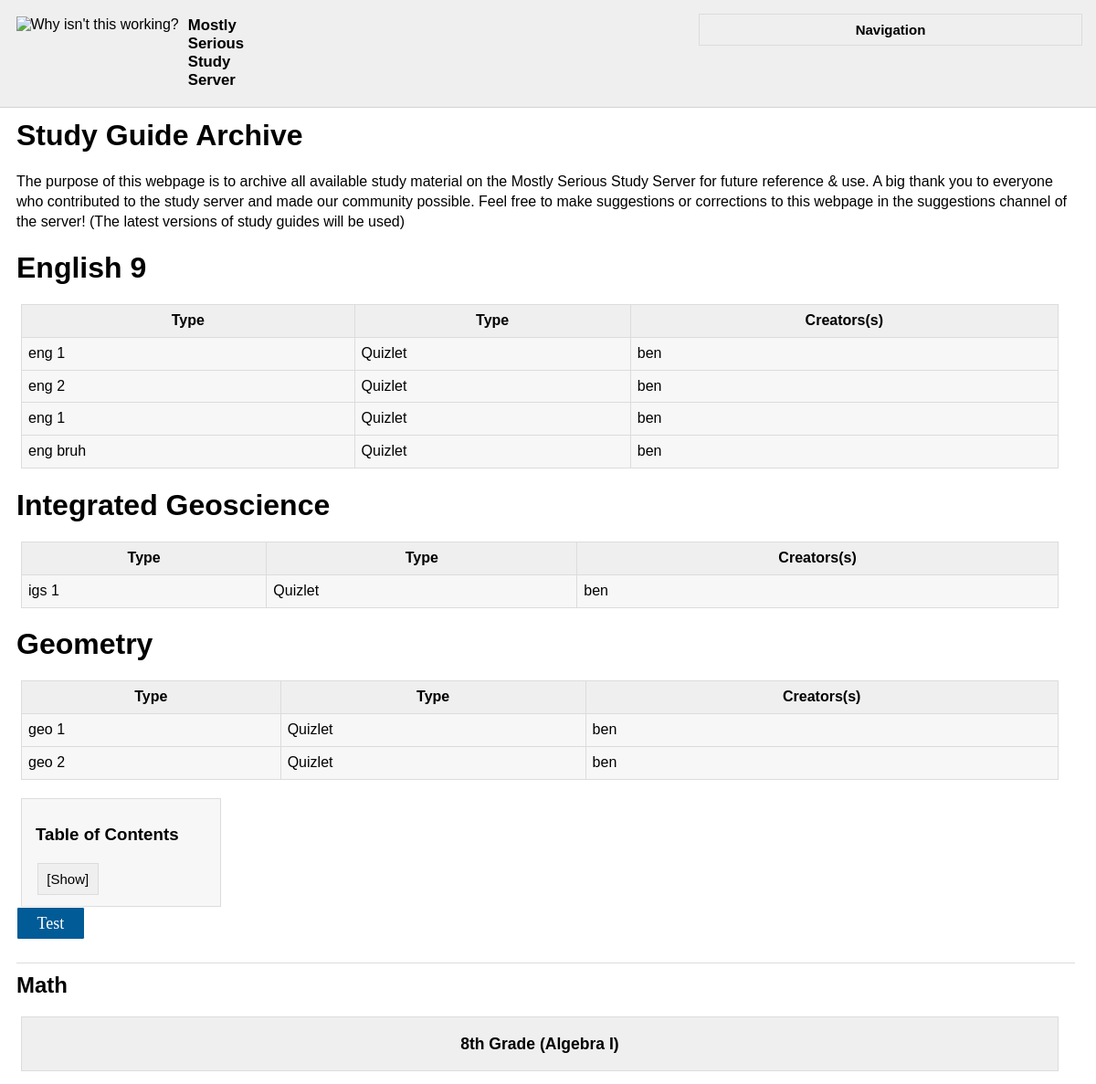
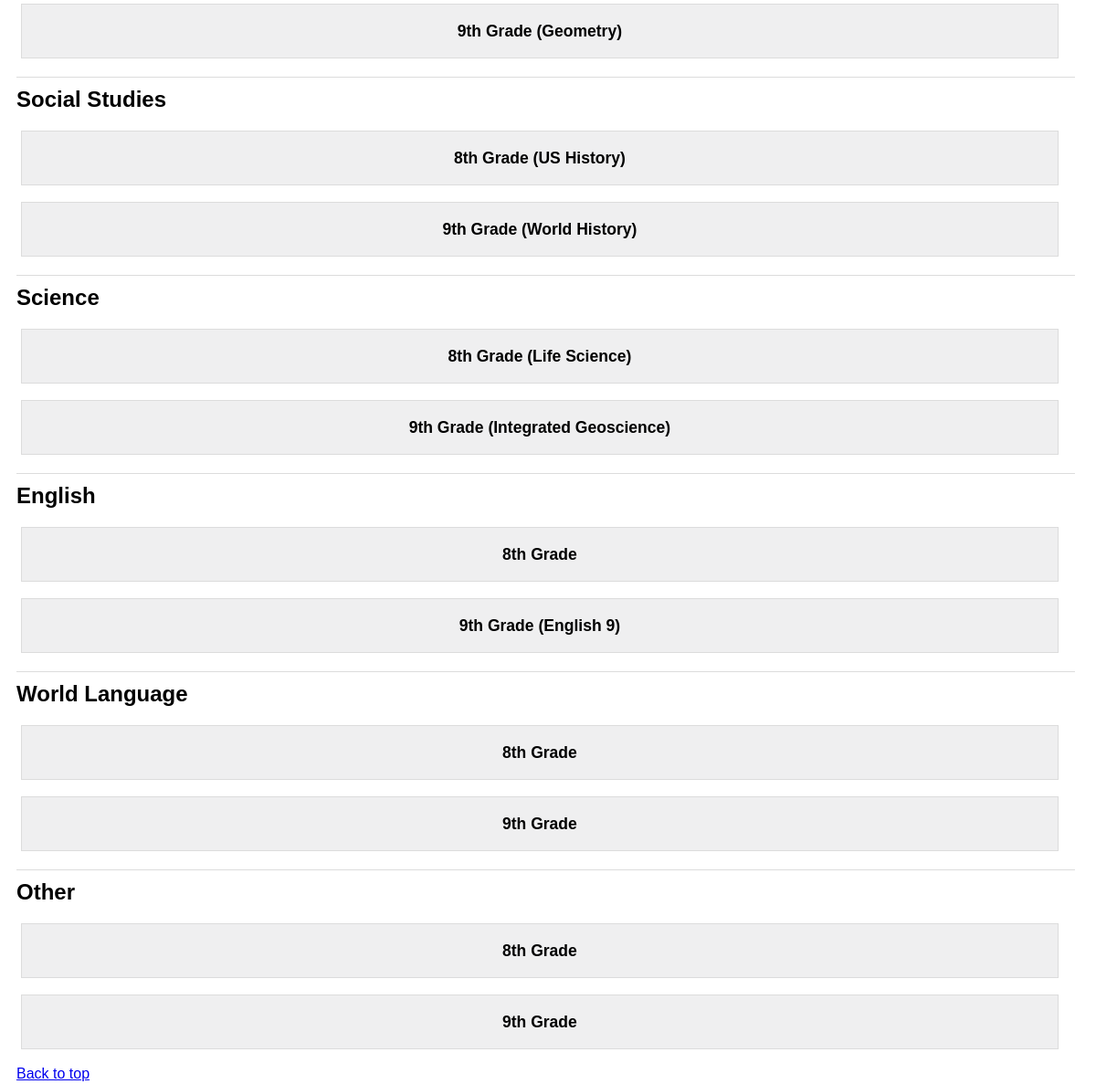
Page /archive on the committed database (2 pictures, top to bottom).
### tables this page shows
CREATE TABLE `subject` (
    `subjectId` INTEGER PRIMARY KEY NOT NULL,
    `subjectName` varchar(128) NOT NULL

);

CREATE TABLE `row` (
    `rowId` INTEGER PRIMARY KEY AUTOINCREMENT,
    `title` varchar(128) NOT NULL,
    `type` varchar(128) NOT NULL,
    `contributors` varchar(128) NOT NULL,
    `subjectId` varchar(128) NOT NULL

);

### main.py (the view)
@app.route('/archive', methods = ['GET'])
def archive():
    info = logic.getEverything()
    return render_template('archive.html', info = info)

### logic.py (called while the page is built)
def getEverything():
    subjects = conn.execute("SELECT subjectId FROM subject").fetchall()
    subjectNames = conn.execute("SELECT subjectName FROM subject").fetchall()
    rows = conn.execute("SELECT * FROM row").fetchall()
    print("subjects:")
    print(subjects)
    print("names:")
    print(subjectNames)
    print("rows:")
    print(rows)
    arr = [] # hold subject name
    for (sid, sname) in zip(subjects, subjectNames):
        print(sid, sname)
        r = conn.execute("SELECT * FROM row WHERE subjectId = " + str(sid[0])).fetchall()
        arr.append([sname[0], (r)])
    print(arr)
    return arr

### templates/archive.html (shortened to what this page needs)
<!DOCTYPE html>
<html>
  <head>
    <link href="{{ url_for('static', filename = 'css/archive.css') }}" rel="stylesheet" type="text/css" />
  </head>
  <body>
    <div id="text-txt"><h1 id="top">Study Guide Archive</h1>
    <p>The purpose of this webpage is to archive all available study material on the Mostly Serious Study Server for future reference & use. A big thank you to everyone who contributed to the study server and made our community possible. Feel free to make suggestions or corrections to this webpage in the suggestions channel of the server! (The latest versions of study guides will be used)</p>
      {% for i in info %}
        {% set name = i[0] %}
        {% set rows = i[1] %}
        <table>
        <h1>{{name}}</h1>
        <tr>
          <th>Type</th>
          <th>Type</th>
          <th>Creators(s)</th>
        </tr>
        {% for r in rows %}
          <tr>
            <td>{{r[1]}}</td>
            <td>{{r[2]}}</td>
            <td>{{r[3]}}</td>
          </tr>
        {% endfor %}
        </table>
      {% endfor %}
    <div id="TableOfContents"><h3>Table of Contents</h3>
    <button type="button" class="collapsibleTwo">[Show]</button>
    </div>
    <a href = '/submit-item' class = "cool_button">Test</a>
    <h2 id="math">Math</h2>
    <button type="button" class="collapsibleThree"><h3 id="mathgr8">8th Grade (Algebra I)</h3></button>
    <br>
    <button type="button" class="collapsibleThree"><h3 id="mathgr9">9th Grade (Geometry)</h3></button>
    <h2 id="social-studies">Social Studies</h2>
    <button type="button" class="collapsibleThree"><h3 id="socialstudiesgr8">8th Grade (US History)</h3></button>
    <br>
    <button type="button" class="collapsibleThree"><h3 id="socialstudiesgr9">9th Grade (World History)</h3></button>
    <h2 id="science">Science</h2>
    <button type="button" class="collapsibleThree"><h3 id="sciencegr8">8th Grade (Life Science)</h3></button>
    <br>
    <button type="button" class="collapsibleThree"><h3 id="sciencegr9">9th Grade (Integrated Geoscience)</h3></button>
    <h2 id="english">English</h2>
    <button type="button" class="collapsibleThree"><h3 id="englishgr8">8th Grade</h3></button>
    <br>
    <button type="button" class="collapsibleThree"><h3 id="englishgr9">9th Grade (English 9)</h3></button>
    <h2 id="world-language">World Language</h2>
    <button type="button" class="collapsibleThree"><h3 id="worldlanguagegr8">8th Grade</h3></button>
    <br>
    <button type="button" class="collapsibleThree"><h3 id="worldlanguagegr9">9th Grade</h3></button>
    <h2 id="other">Other</h2>
    <button type="button" class="collapsibleThree"><h3 id="othergr8">8th Grade</h3></button>
    <br>
    <button type="button" class="collapsibleThree"><h3 id="othergr9">9th Grade</h3></button>
    <p><a href="#top">Back to top</a></p>
    <div class="sidebar">
      <div id="sanic"><img src="https://snipboard.io/Bp6ozv.jpg" width="120" alt="Why isn't this working?">
      </div>
      <div id=sidebar-title><strong>Mostly Serious Study Server</strong></div>
      <button type="button" class="collapsible"><strong>Navigation</strong></button>
    </div>
  </body>
</html>

### static/css/archive.css (style rules this page uses)
@media (prefers-color-scheme: light) { a.cool_button { display: inline-block; padding: 0.35em 1.2em; border: 0.1em solid #FFFFFF; margin: 0 0.3em 0.3em 0; border-radius: 0.12em; box-sizing: border-box; text-decoration: none; background-color: #005b96; font-family: Arvo; font-weight: 300; color: #FFFFFF; text-align: center; transition: all 0.3s; font-size: 18px; box-shadow: 0px 3px 8px 0px rgb(254, 254, 254); } }
@media (prefers-color-scheme: light) { body { background-color: rgb(255, 255, 255); color: black; font-family: "Ariel", sans-serif; font-weight: 349 } }
@media (prefers-color-scheme: light) { p { line-height: 1.35; } }
@media (prefers-color-scheme: light) { #TableOfContents { background-color: rgb(247, 247, 247); border: 1px solid rgb(220, 220, 220); border-collapse: collapse; line-height: 1.4; margin-left: 5px; margin-top: 20px; padding: 12px; padding-left: 15px; padding-top: 7px; width: 190px } }
@media (prefers-color-scheme: light) { #math { border-top: 1px solid rgb(220, 220, 220); padding-top: 10px } }
@media (prefers-color-scheme: light) { #social-studies { border-top: 1px solid rgb(220, 220, 220); padding-top: 10px } }
@media (prefers-color-scheme: light) { #science { border-top: 1px solid rgb(220, 220, 220); padding-top: 10px } }
@media (prefers-color-scheme: light) { #english { border-top: 1px solid rgb(220, 220, 220); padding-top: 10px } }
@media (prefers-color-scheme: light) { #world-language { border-top: 1px solid rgb(220, 220, 220); padding-top: 10px } }
@media (prefers-color-scheme: light) { #other { border-top: 1px solid rgb(220, 220, 220); padding-top: 10px } }

### rows in the picture
subject: subjectName "English 9"
row: title "eng 1", type "Quizlet", contributors "ben"
row: title "eng 2", type "Quizlet", contributors "ben"
row: title "eng 1", type "Quizlet", contributors "ben"
row: title "eng bruh", type "Quizlet", contributors "ben"
subject: subjectName "Integrated Geoscience"
row: title "igs 1", type "Quizlet", contributors "ben"
subject: subjectName "Geometry"
row: title "geo 1", type "Quizlet", contributors "ben"
row: title "geo 2", type "Quizlet", contributors "ben"
